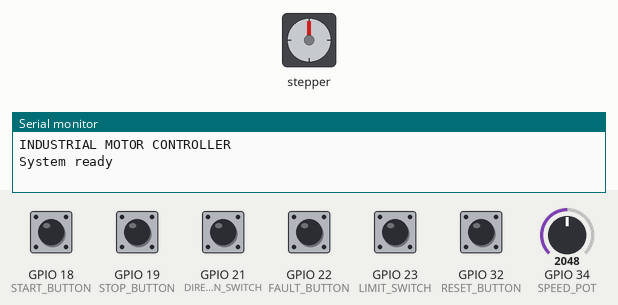
Simulated run of this program. Board: ESP32. Shown: stepper motor, the last lines printed to the serial monitor. Wiring (from diagram.json): stepper motor driver (200 steps per turn assumed): step GPIO 26; direction GPIO 27. Inputs (shaded band) come from the test bench; at power-on: GPIO 18 (START_BUTTON), GPIO 19 (STOP_BUTTON), GPIO 22 (FAULT_BUTTON), GPIO 23 (LIMIT_SWITCH), GPIO 32 (RESET_BUTTON) HIGH, GPIO 21 (DIRECTION_SWITCH) LOW, GPIO 34 (SPEED_POT) = 2048.

Above: at 1.2 s.
1.3 s: GPIO 18 (START_BUTTON) pulled LOW for 0.15 s
At 1.46 s:
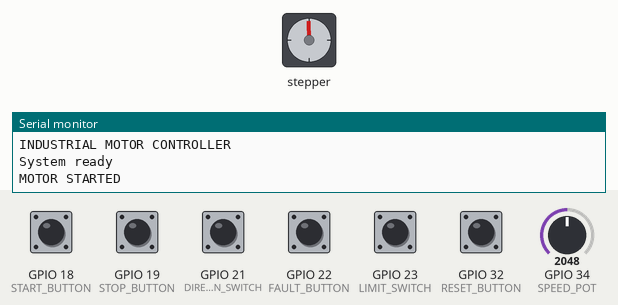
4.3 s: GPIO 19 (STOP_BUTTON) pulled LOW for 0.15 s
At 5.5 s:
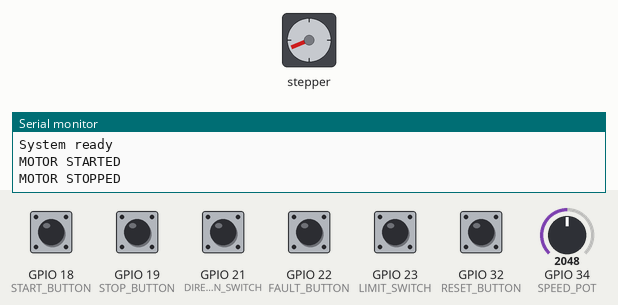
5.9 s: GPIO 18 (START_BUTTON) pulled LOW for 1 s
At 6.36 s:
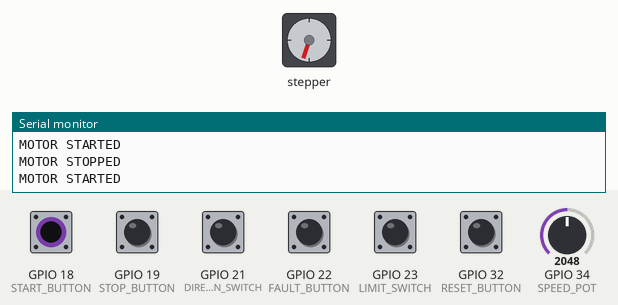
8.9 s: GPIO 22 (FAULT_BUTTON) pulled LOW for 0.15 s
At 10.3 s:
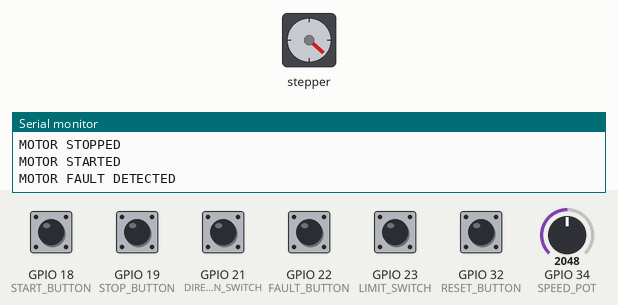
Timing chart, 0 to 11.9 s (numbered marks = the images above; inputs shaded):
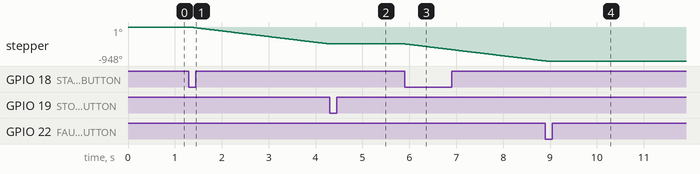

The program:

main.cpp
```cpp
#include <Arduino.h>

// Motor driver pins
const int STEP_PIN = 26;
const int DIR_PIN = 27;

// Control pins
const int START_BUTTON = 18;
const int STOP_BUTTON = 19;
const int DIRECTION_SWITCH = 21;
const int SPEED_POT = 34;
const int LIMIT_SWITCH = 23;

// Fault control pins
const int FAULT_BUTTON = 22;
const int RESET_BUTTON = 32;

// Motor states
bool motorRunning = false;
bool faultLatched = false;

// Previous button states
bool previousStart = HIGH;
bool previousReset = HIGH;
bool previousLimit = HIGH;

// Motor timing
unsigned long lastStepTime = 0;

void setup() {
    Serial.begin(115200);

    pinMode(STEP_PIN, OUTPUT);
    pinMode(DIR_PIN, OUTPUT);

    pinMode(START_BUTTON, INPUT_PULLUP);
    pinMode(STOP_BUTTON, INPUT_PULLUP);
    pinMode(LIMIT_SWITCH, INPUT_PULLUP);

    pinMode(FAULT_BUTTON, INPUT_PULLUP);
    pinMode(RESET_BUTTON, INPUT_PULLUP);

    pinMode(DIRECTION_SWITCH, INPUT);
    pinMode(SPEED_POT, INPUT);

    digitalWrite(STEP_PIN, LOW);

    Serial.println("INDUSTRIAL MOTOR CONTROLLER");
    Serial.println("System ready");
}

void loop() {

    // Read controls
    bool startPressed = digitalRead(START_BUTTON);
    bool stopPressed = digitalRead(STOP_BUTTON);
    bool limitTriggered = digitalRead(LIMIT_SWITCH);
    bool faultTriggered = digitalRead(FAULT_BUTTON);
    bool resetPressed = digitalRead(RESET_BUTTON);

    bool resetEdge =
        resetPressed == LOW && previousReset == HIGH;

    // 1. FAULT DETECTION
    if (faultTriggered == LOW) {

        if (!faultLatched) {
            Serial.println("MOTOR FAULT DETECTED");
        }

        faultLatched = true;
        motorRunning = false;
        digitalWrite(STEP_PIN, LOW);
    }

    // 2. AUTOMATIC LIMIT PROTECTION
    if (limitTriggered == LOW) {

        if (previousLimit == HIGH) {
            Serial.println("LIMIT SWITCH ACTIVATED");
        }

        motorRunning = false;
        digitalWrite(STEP_PIN, LOW);
    }

    // 3. MANUAL STOP
    if (stopPressed == LOW && motorRunning) {

        motorRunning = false;
        digitalWrite(STEP_PIN, LOW);

        Serial.println("MOTOR STOPPED");
    }

    // 4. FAULT RESET
    if (resetEdge && faultLatched) {

        if (faultTriggered == HIGH) {
            faultLatched = false;
            Serial.println("FAULT RESET SUCCESSFUL");
        }
        else {
            Serial.println("CANNOT RESET: FAULT ACTIVE");
        }
    }

    // 5. MOTOR START
    if (startPressed == LOW &&
        previousStart == HIGH &&
        !resetEdge &&
        !faultLatched &&
        faultTriggered == HIGH &&
        stopPressed == HIGH &&
        limitTriggered == HIGH) {

        motorRunning = true;
        lastStepTime = micros();

        Serial.println("MOTOR STARTED");
    }

    previousStart = startPressed;
    previousReset = resetPressed;
    previousLimit = limitTriggered;

    // 6. DIRECTION CONTROL
    bool clockwise = digitalRead(DIRECTION_SWITCH);
    digitalWrite(DIR_PIN, clockwise ? HIGH : LOW);

    // 7. SPEED CONTROL
    int potValue = analogRead(SPEED_POT);

    unsigned long stepInterval =
        map(potValue, 0, 4095, 20000, 2000);

    // 8. MOTOR STEP GENERATION
    if (motorRunning) {

        unsigned long now = micros();

        if (now - lastStepTime >= stepInterval) {

            lastStepTime = now;

            digitalWrite(STEP_PIN, HIGH);
            delayMicroseconds(5);
            digitalWrite(STEP_PIN, LOW);
        }
    }
}
```

Measured:
- after the input at 1.3 s, stepper: keeps turning counter-clockwise at about 158°/s, starting at once
- after the input at 4.3 s, stepper: stops changing and stays -473°
- after the input at 5.9 s, stepper: keeps turning counter-clockwise at about 159°/s, starting at once
- after the input at 8.9 s, stepper: goes on until 8.9 s, then stays -948°
